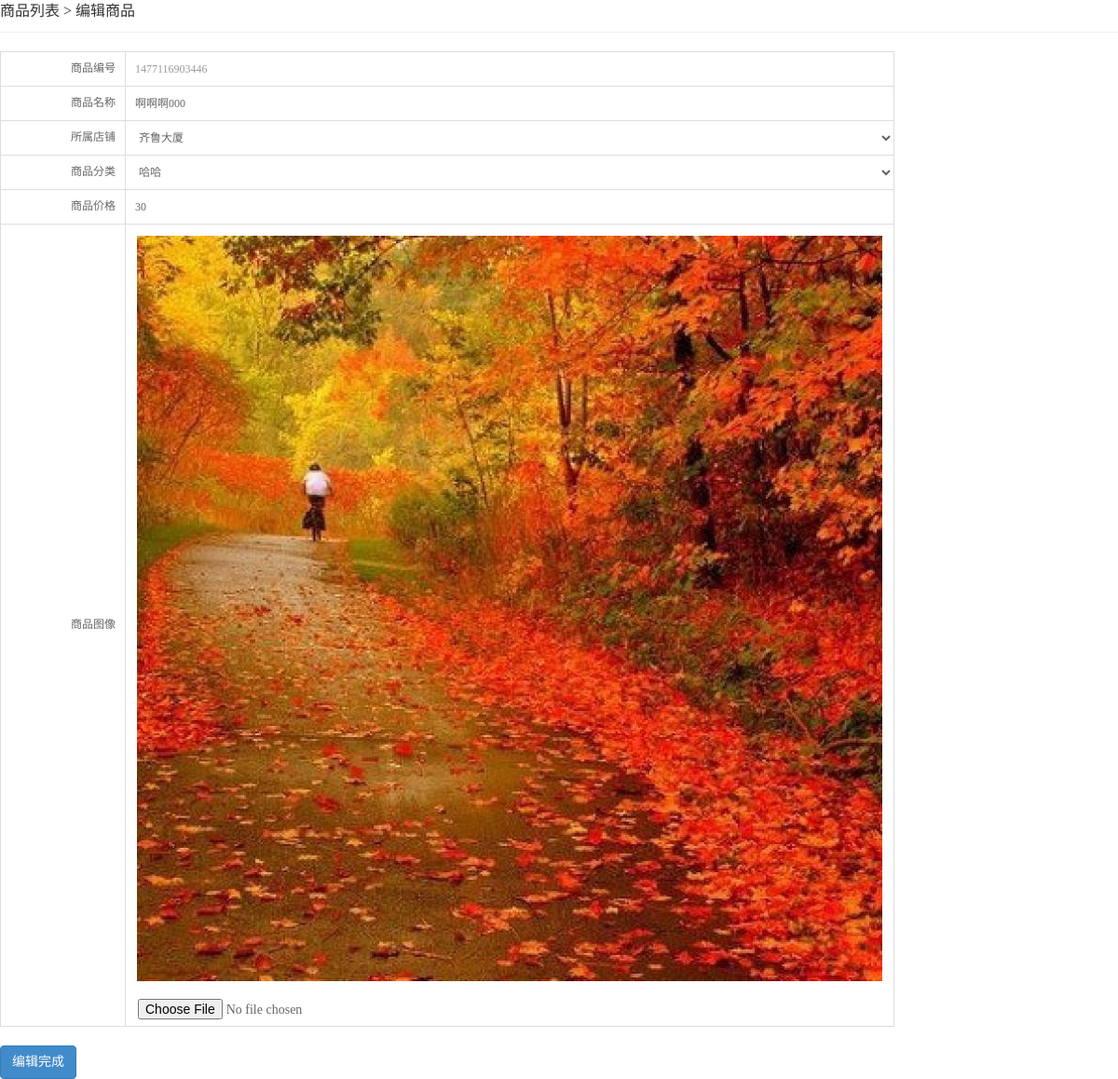
The app's page /admin/editPro.php?id=36 (signed in) with its own data.
### tables this page shows
CREATE TABLE `dfz_pro` (
  `id` int(9) NOT NULL AUTO_INCREMENT,
  `pSn` varchar(13) DEFAULT NULL,
  `pName` varchar(40) DEFAULT NULL,
  `adminName` varchar(30) DEFAULT NULL,
  `shopId` varchar(9) DEFAULT NULL,
  `pCateId` varchar(30) DEFAULT NULL,
  `priceA` varchar(8) DEFAULT NULL,
  `priceB` varchar(8) DEFAULT NULL,
  `pNum` int(5) DEFAULT NULL,
  `pDesc` text,
  `isHot` varchar(3) DEFAULT NULL,
  `icon` varchar(50) DEFAULT NULL,
  `pubTime` varchar(13) DEFAULT NULL,
  PRIMARY KEY (`id`),
  KEY `pCate` (`pCateId`) USING BTREE,
  KEY `username` (`adminName`) USING BTREE
);

### lib/mysql.func.php (called while the page is built, shortened)
<?php
function connect(){
	$link=mysqli_connect(DB_HOST,DB_USER,DB_PWD,DB_DBNAME) or die("数据库连接失败");
	mysqli_set_charset($link,DB_CHARSET);
	return $link;
}
function fetchOne($sql,$result_type=MYSQLI_ASSOC){
	$link=connect();
	$result=mysqli_query($link,$sql);
	if($result){
		$row=mysqli_fetch_array($result,$result_type);
	}
	return $row;
}
function fetchAll($sql,$result_type=MYSQLI_ASSOC){
	$link=connect();
	$result=mysqli_query($link,$sql);
	if($result){
		while(@$row=mysqli_fetch_array($result,$result_type)){
			$rows[]=$row;
		}
	}
	return $rows;
}

### core/pro.inc.php (called while the page is built, shortened)
<?php
function getProById($id){
		$sql="select p.*,c.cName from dfz_pro as p join dfz_cate as c on p.pCateId=c.id where p.id={$id}";
		$row=fetchOne($sql);
		return $row;
}

### core/shop.inc.php (called while the page is built, shortened)
<?php
function getAllShop($adminName){
    $sql="select * from dfz_shop where adminName='{$adminName}'";
    $rows=fetchAll($sql);
    return $rows;
}

### core/cate.inc.php (called while the page is built, shortened)
<?php
function getAllCate($adminName){
	$sql="select * from dfz_cate where adminName='{$adminName}'";
	$rows=fetchAll($sql);
	return $rows;
}

### admin/editPro.php (the view, shortened to what this page needs)
<?php
$adminName=$_SESSION['adminName'];
$shops=getAllShop($adminName);
$rows=getAllCate($adminName);
$id=$_REQUEST['id'];
$pSn=$_REQUEST['pSn'];
$proInfo=getProById($id);
?>
<!doctype html>
<html>
<head>
<link rel=stylesheet href="styles/reset.css">
<link rel=stylesheet href="styles/bootstrap-admin.css">
<link rel=stylesheet href="styles/global.css"    />
<link rel=stylesheet href="styles/backstage.css"   />
</head>
<body>
<span class="main-title">商品列表 &gt; 编辑商品</span>
<div class="form-add">
<form action="doAdminAction.php?act=editPro&id=<?php echo $id;?>&pSn=<?php echo $pSn;?>" method="post" enctype="multipart/form-data">
<table class="table  table-bordered table-hover">
    <tr>
        <td align="right" width="15%"><span class="td-txt">商品编号</span></td>
        <td><input class="gray" type="text" disabled="true" readonly name="pSn" value="<?php echo $proInfo['pSn'];?>"/></td>
    </tr>
	<tr>
		<td align="right"><span class="td-txt">商品名称</span></td>
		<td><input type="text" name="pName"  value="<?php echo $proInfo['pName'];?>"/></td>
	</tr>
    <tr>
        <td align="right"><span class="td-txt">所属店铺</span></td>
        <td>
        <select name="shopId" class="">
            <?php foreach($shops as $shop):?>
                <option value="<?php echo $shop['shopId'];?>" <?php echo $proInfo['shopId']==$shop['shopId']? "selected='selected'":null; ?>><?php echo $shop['shopName'];?></option>
            <?php endforeach;?>
        </select>
        </td>
    </tr>
	<tr>
		<td align="right"><span class="td-txt">商品分类</span></td>
		<td>
		<select name="pCateId">
			<?php foreach($rows as $row):?>
				<option value="<?php echo $row['id'];?>" <?php echo $row['id']==$proInfo['pCateId']?"selected='selected'":null;?>><?php echo $row['cName'];?></option>
			<?php endforeach;?>
		</select>
		</td>
	</tr>
	<tr>
		<td align="right"><span class="td-txt">商品价格</span></td>
		<td><input type="text" name="priceB"  value="<?php echo $proInfo['priceB'];?>"/></td>
	</tr>
	<tr>
        <td align="right"><span class="td-txt">商品图像</span></td>
        <td>
            <img style="margin:12px;" src="<?php echo IMG_50.$proInfo['icon'].'?v='.time();?>"/>
            <input class="btn btn-file" type="file" name="myFile"/>
        </td>
    </tr>
</table>
<input class="btn btn-primary" type="submit"  value="编辑完成"/>
</form>
</div>
</body>
</html>

### admin/styles/global.css (style rules this page uses)
img { border:none; }

### admin/styles/backstage.css (style rules this page uses)
* { margin: 0;padding: 0; }
input,select,textarea { outline: none;border: none; background: none; }
input { height:36px;line-height:36px; }
input[type="text"],input[type="password"],select { width:100%;height:36px;padding:0 10px; }
body { font-family: Microsoft Yahei; font-size: 14px; line-height: 1.5; min-width: 1000px; }
.main-title { width:100%;display:block;margin-bottom: 20px;padding-bottom: 10px;border-bottom: 1px #eee solid;font-size: 16px;color:#333; }
.table { font-size:12px;color:#666; }
.table td { vertical-align: middle; }
.table .td-txt { margin-right: 10px;display:inline-block;vertical-align: top; }
.gray { color:#999; }
.form-add { width:80%; }

### records on screen
dfz_pro: pSn "1477116903446", pName "啊啊啊000", priceB "30", icon (picture)

### other values on screen
form field shopId "齐鲁大厦"
form field pCateId "哈哈"
